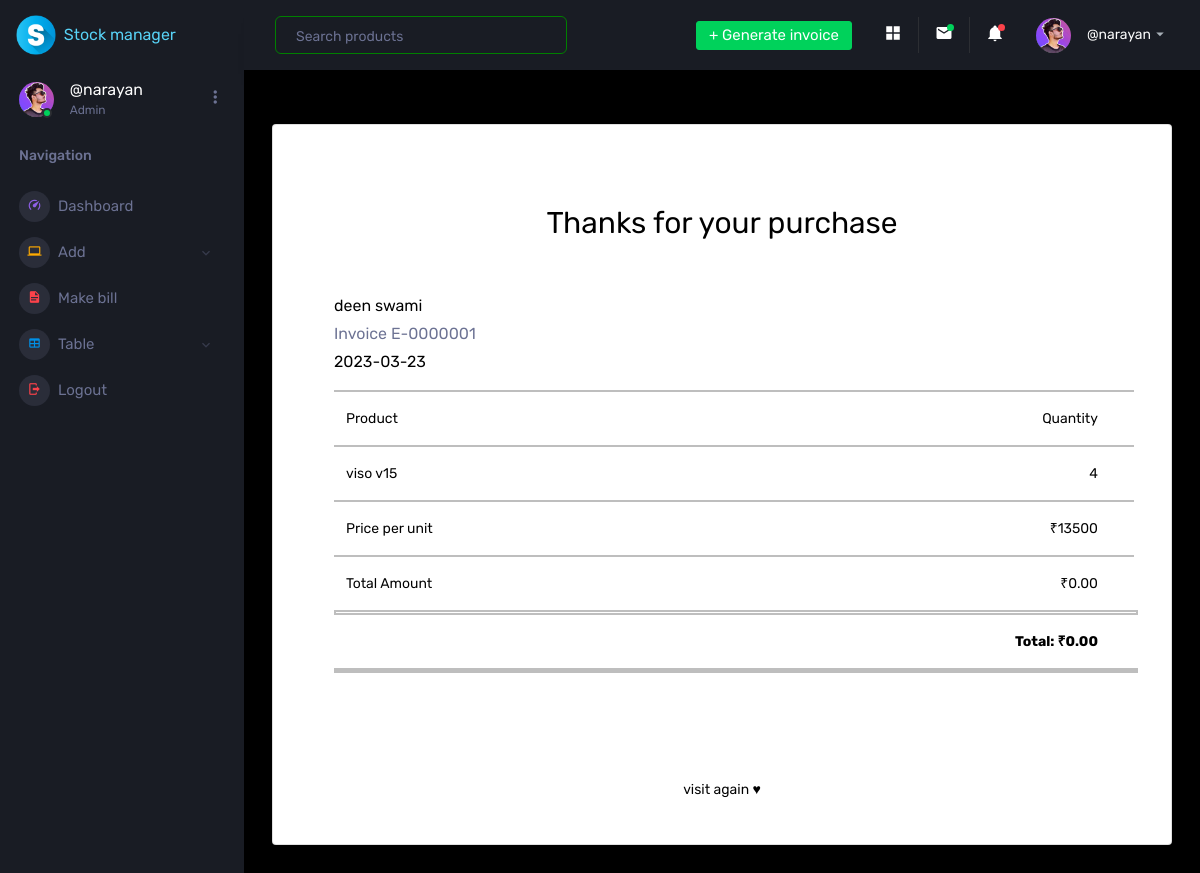
Page /invoice_view.php?id=8 (signed in) on the committed database.
### tables this page shows
CREATE TABLE `billing` (
  `id` int(5) NOT NULL,
  `customer_id` int(5) DEFAULT NULL,
  `product_id` int(5) DEFAULT NULL,
  `bill_date` date DEFAULT NULL,
  `total_amount` decimal(10,2) DEFAULT NULL,
  `quantity` int(5) DEFAULT NULL,
  `invoice_id` varchar(255) DEFAULT NULL
);

CREATE TABLE `customer` (
  `id` int(5) NOT NULL,
  `profile` varchar(200) DEFAULT NULL,
  `name` varchar(50) DEFAULT NULL,
  `mobile` varchar(13) NOT NULL,
  `whatsup_no` varchar(13) NOT NULL,
  `email` varchar(100) NOT NULL,
  `address` tinytext NOT NULL,
  `created_at` timestamp NOT NULL DEFAULT current_timestamp(),
  `updated_at` timestamp NOT NULL DEFAULT current_timestamp() ON UPDATE current_timestamp()
);

CREATE TABLE `product` (
  `id` int(5) NOT NULL,
  `category_id` int(5) DEFAULT NULL,
  `company_id` int(5) DEFAULT NULL,
  `product_name` varchar(35) NOT NULL,
  `p_price` int(5) DEFAULT NULL,
  `s_price` int(5) DEFAULT NULL,
  `qty` varchar(13) DEFAULT NULL,
  `mfg_date` varchar(20) DEFAULT NULL,
  `exp_date` varchar(20) DEFAULT NULL,
  `created_at` timestamp NOT NULL DEFAULT current_timestamp(),
  `updated_at` timestamp NOT NULL DEFAULT current_timestamp() ON UPDATE current_timestamp()
);

### invoice_view.php (the view, shortened to what this page needs)
<?php include "top.php"; ?>
<?php
    $id=$_GET["id"];
   $con=new mysqli("localhost","root","","stock");
   $sql="SELECT billing.id, billing.bill_date, billing.total_amount,billing.invoice_id,billing.quantity, customer.name AS customer_name, product.product_name AS product_name,product.s_price AS product_price FROM billing JOIN customer ON billing.customer_id = customer.id JOIN product ON billing.product_id = product.id WHERE billing.id =$id";
   $rs=$con->query($sql);
   $data=$rs->fetch_all(1);
   foreach($data as $info){
   $date=$info["bill_date"];
   $invoice=$info["invoice_id"];
   $amount=$info["total_amount"];
   $customer=$info["customer_name"];
   $product=$info["product_name"];
   $price=$info["product_price"];
   $quantity=$info["quantity"];
   }
?>
<div class="card container bg-light">
    <div class="card-body mx-4">
        <div class="container">
            <p class="my-5 mx-5 text-center text-black" style="font-size: 30px;">Thanks for your purchase</p>
            <div class="row">
                <ul class="list-unstyled">
                    <li class="text-black "><?=$customer;?></li>
                    <li class="text-muted mt-1 "><span>Invoice</span> <?=$invoice;?></li>
                    <li class="text-black mt-1 "><?=$date;?></li>
                </ul>
                <hr class="text-black">
                <div class="col-xl-10 text-black">
                    <p>Product</p>
                </div>
                <div class="col-xl-2">
                    <p class="float-end text-black">Quantity</p>
                </div>
                <hr class="text-black">
            </div>
            <div class="row">
                <div class="col-xl-10 text-black">
                    <p><?=$product;?></p>
                </div>
                <div class="col-xl-2">
                    <p class="float-end text-black"><?=$quantity;?>
                    </p>
                </div>
                <hr class="text-black">
            </div>
            <div class="row">
                <div class="col-xl-10 text-black">
                    <p>Price per unit</p>
                </div>
                <div class="col-xl-2">
                    <p class="float-end text-black">₹<?=$price;?>
                    </p>
                </div>
                <hr class="text-black">
            </div>
            <div class="row">
                <div class="col-xl-10 text-black">
                    <p>Total Amount</p>
                </div>
                <div class="col-xl-2 text-black">
                    <p class="float-end">₹<?=$amount;?>
                    </p>
                </div>
                <hr style="border: 2px solid black;">
            </div>
            <div class="row text-black">
                <div class="col-xl-12 text-black">
                    <p class="float-end fw-bold ">Total: ₹<?=$amount;?>
                    </p>
                </div>
                <hr style="border: 2px solid black;">
            </div>
            <div class="text-center text-black" style="margin-top: 90px;">
                <p>visit again ♥</p>
            </div>
        </div>
    </div>
</div>
<?php include "bottam.php"; ?>

### rows in the picture
billing: customer.name "deen swami", invoice "E-0000001", bill_date "2023-03-23", product.product_name "viso v15", quantity "4", product.s_price "13500", total_amount "0.00"

### other values in the picture
$_SESSION["username"] "@narayan"
